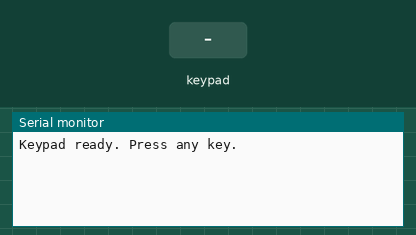
This sketch was run on a simulated ESP32. On the bench: the last lines printed to the serial monitor. The test bench sets the inputs (shaded band).

Above: at 1.2 s.
1.3 s: key '1' pressed
At 2.5 s:
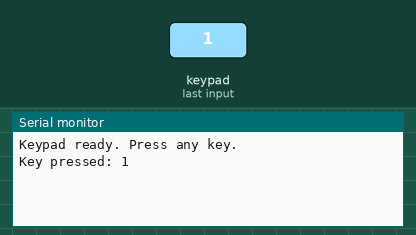
2.8 s: keypad keys 3 2 3 3 2 5 1 3 # pressed 0.4 s apart
At 7.3 s:
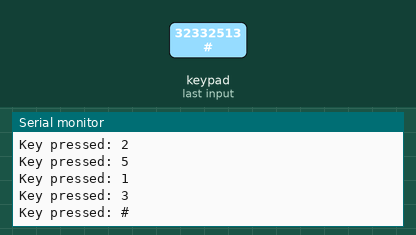
7.9 s: key '*' pressed
At 8.9 s:
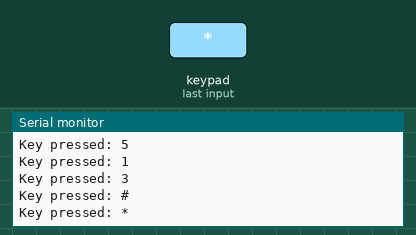
9.4 s: keypad keys 2 6 2 7 1 4 pressed 0.4 s apart
At 12.8 s:
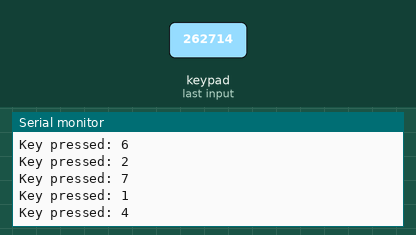
Timing chart, 0 to 14.3 s (numbered marks = the images above; inputs shaded):
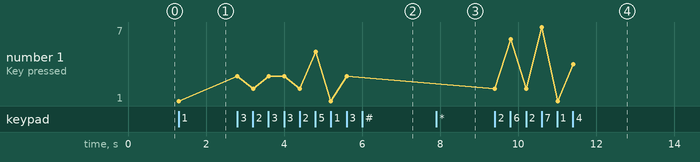

Measured:
- after the input at 1.3 s, the serial monitor: prints a new line at once (image 1)
- after the input at 2.8 s, the serial monitor: prints a new line at once (image 2)
- after the input at 7.9 s, the serial monitor: prints a new line at once (image 3)
- after the input at 9.4 s, the serial monitor: prints a new line at once (image 4)
- plotted number 1: 1 → 3 after the input at 2.8 s, 3 → 4 after the input at 9.4 s

The sketch:

keypad_test.ino
```cpp
#include <Keypad.h>

const byte ROWS = 4;
const byte COLS = 3;
byte rowPins[ROWS] = {32, 33, 25, 13};
byte colPins[COLS] = {26, 27, 14};
char keys[ROWS][COLS] = {
  {'1', '2', '3'},
  {'4', '5', '6'},
  {'7', '8', '9'},
  {'*', '0', '#'}
};

Keypad keypad(makeKeymap(keys), rowPins, colPins, ROWS, COLS);

void setup() {
  Serial.begin(115200);
  for (byte i = 0; i < ROWS; i++) {
    pinMode(rowPins[i], INPUT_PULLUP);
  }
  for (byte j = 0; j < COLS; j++) {
    pinMode(colPins[j], OUTPUT);
    digitalWrite(colPins[j], HIGH);
  }
  Serial.println("Keypad ready. Press any key.");
}

void loop() {
  char c = keypad.getKey();
  if (c) {
    Serial.print("Key pressed: ");
    Serial.println(c);
  }
}
```
